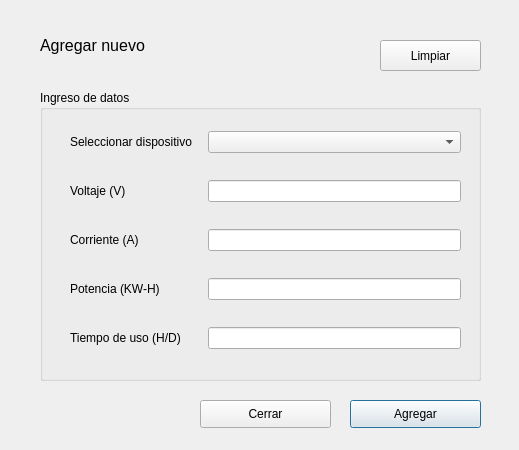
<?xml version="1.0" encoding="UTF-8"?>
<ui version="4.0">
 <class>windowAdd</class>
 <widget class="QDialog" name="windowAdd">
  <property name="geometry">
   <rect>
    <x>0</x>
    <y>0</y>
    <width>519</width>
    <height>450</height>
   </rect>
  </property>
  <property name="minimumSize">
   <size>
    <width>519</width>
    <height>450</height>
   </size>
  </property>
  <property name="maximumSize">
   <size>
    <width>519</width>
    <height>450</height>
   </size>
  </property>
  <property name="cursor">
   <cursorShape>ArrowCursor</cursorShape>
  </property>
  <property name="windowTitle">
   <string>Dialog</string>
  </property>
  <widget class="QPushButton" name="btnAgregar">
   <property name="geometry">
    <rect>
     <x>350</x>
     <y>400</y>
     <width>131</width>
     <height>28</height>
    </rect>
   </property>
   <property name="text">
    <string>Agregar</string>
   </property>
  </widget>
  <widget class="QPushButton" name="btnLimpiar">
   <property name="geometry">
    <rect>
     <x>380</x>
     <y>40</y>
     <width>101</width>
     <height>31</height>
    </rect>
   </property>
   <property name="text">
    <string>Limpiar</string>
   </property>
  </widget>
  <widget class="QPushButton" name="btnCerrar">
   <property name="geometry">
    <rect>
     <x>200</x>
     <y>400</y>
     <width>131</width>
     <height>28</height>
    </rect>
   </property>
   <property name="text">
    <string>Cerrar</string>
   </property>
  </widget>
  <widget class="QLabel" name="lblTitulo">
   <property name="geometry">
    <rect>
     <x>40</x>
     <y>30</y>
     <width>271</width>
     <height>31</height>
    </rect>
   </property>
   <property name="font">
    <font>
     <pointsize>12</pointsize>
    </font>
   </property>
   <property name="text">
    <string>Agregar nuevo</string>
   </property>
  </widget>
  <widget class="QGroupBox" name="groupBox">
   <property name="geometry">
    <rect>
     <x>40</x>
     <y>90</y>
     <width>441</width>
     <height>291</height>
    </rect>
   </property>
   <property name="title">
    <string>Ingreso de datos</string>
   </property>
   <widget class="QWidget" name="gridLayoutWidget">
    <property name="geometry">
     <rect>
      <x>30</x>
      <y>20</y>
      <width>391</width>
      <height>261</height>
     </rect>
    </property>
    <layout class="QGridLayout" name="gridLayout">
     <item row="0" column="2">
      <widget class="QComboBox" name="cmbDispositivo"/>
     </item>
     <item row="2" column="0">
      <widget class="QLabel" name="lblCorriente">
       <property name="text">
        <string>Corriente (A)</string>
       </property>
      </widget>
     </item>
     <item row="1" column="2">
      <widget class="QLineEdit" name="txtVoltaje"/>
     </item>
     <item row="3" column="2">
      <widget class="QLineEdit" name="txtPotencia"/>
     </item>
     <item row="2" column="2">
      <widget class="QLineEdit" name="txtCorriente"/>
     </item>
     <item row="1" column="0">
      <widget class="QLabel" name="label">
       <property name="text">
        <string>Voltaje (V)</string>
       </property>
      </widget>
     </item>
     <item row="0" column="0">
      <widget class="QLabel" name="lblDispositivo">
       <property name="text">
        <string>Seleccionar dispositivo</string>
       </property>
      </widget>
     </item>
     <item row="4" column="0">
      <widget class="QLabel" name="lblTiempoUso">
       <property name="text">
        <string>Tiempo de uso (H/D)</string>
       </property>
      </widget>
     </item>
     <item row="4" column="2">
      <widget class="QLineEdit" name="txtTiempoUso"/>
     </item>
     <item row="1" column="1">
      <spacer name="horizontalSpacer">
       <property name="orientation">
        <enum>Qt::Horizontal</enum>
       </property>
       <property name="sizeType">
        <enum>QSizePolicy::Fixed</enum>
       </property>
       <property name="sizeHint" stdset="0">
        <size>
         <width>10</width>
         <height>20</height>
        </size>
       </property>
      </spacer>
     </item>
     <item row="3" column="0">
      <widget class="QLabel" name="lblPotencia">
       <property name="text">
        <string>Potencia (KW-H)</string>
       </property>
      </widget>
     </item>
    </layout>
   </widget>
  </widget>
 </widget>
 <resources/>
 <connections/>
</ui>
